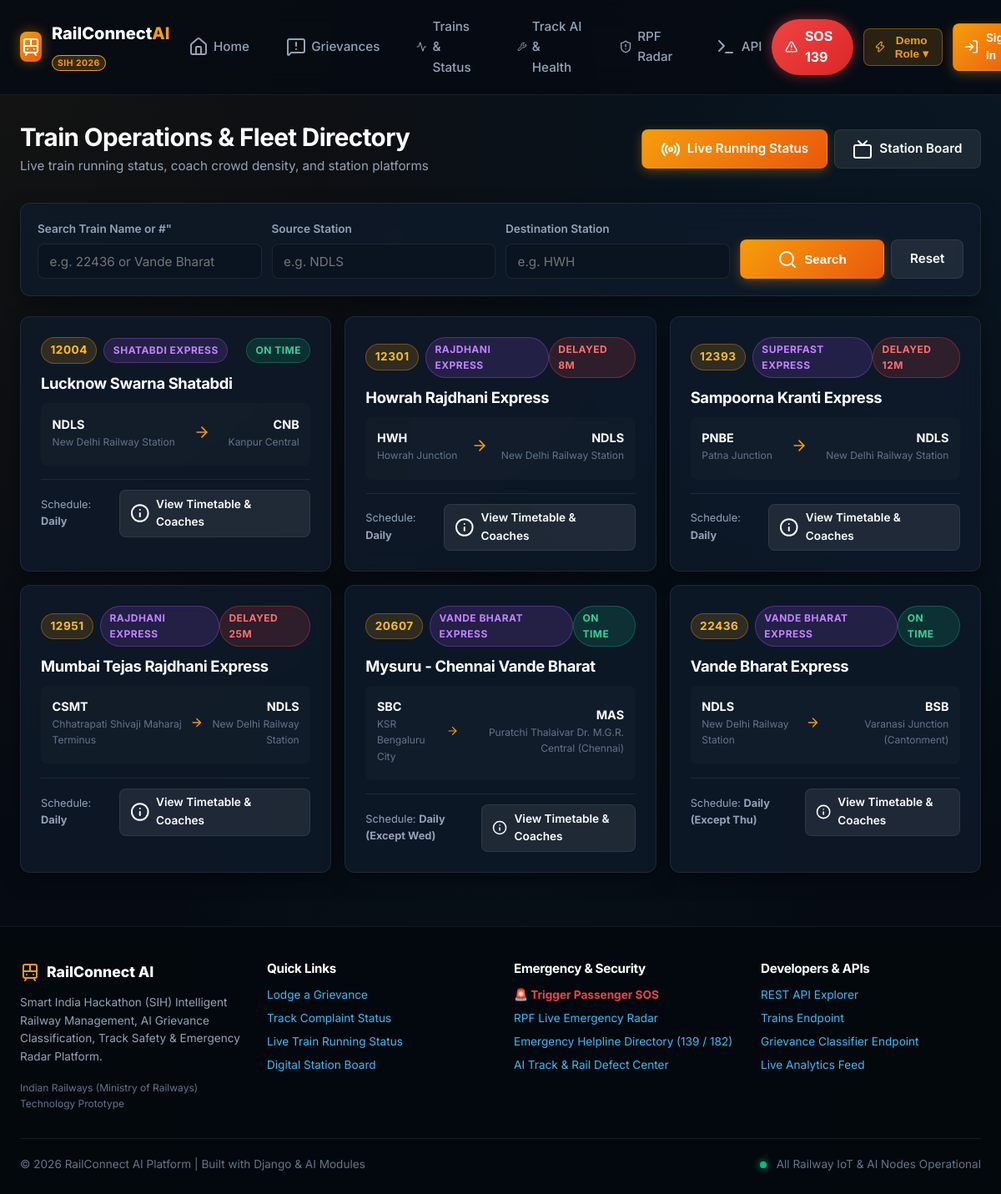
The app's page /trains/ with its own data.
### apps/trains/models.py (models this page shows, shortened)
class Train(models.Model):
    train_number = models.CharField(max_length=10, unique=True)
    name = models.CharField(max_length=150)
    train_type = models.CharField(max_length=30, choices=TrainType.choices, default=TrainType.SUPERFAST)
    source_station = models.ForeignKey(Station, on_delete=models.CASCADE, related_name='departing_trains')
    destination_station = models.ForeignKey(Station, on_delete=models.CASCADE, related_name='arriving_trains')
    runs_on = models.CharField(max_length=50, default="Daily", help_text="e.g. Daily or Mon, Wed, Fri")
    total_coaches = models.PositiveIntegerField(default=18)
    status = models.CharField(max_length=20, choices=TrainStatus.choices, default=TrainStatus.ON_TIME)
    delay_minutes = models.IntegerField(default=0, help_text="Delay in minutes (0 means on time)")
    current_station = models.ForeignKey(Station, on_delete=models.SET_NULL, null=True, blank=True, related_name='trains_currently_here')
    next_station = models.ForeignKey(Station, on_delete=models.SET_NULL, null=True, blank=True, related_name='trains_approaching')
    last_updated = models.DateTimeField(auto_now=True)
    class Meta:
        ordering = ['train_number']

class Station(models.Model):
    name = models.CharField(max_length=150)
    code = models.CharField(max_length=10, unique=True)
    zone = models.CharField(max_length=50, default="NR")
    division = models.CharField(max_length=50, default="Delhi")
    latitude = models.FloatField(blank=True, null=True)
    longitude = models.FloatField(blank=True, null=True)
    number_of_platforms = models.PositiveIntegerField(default=5)
    has_wifi = models.BooleanField(default=True)
    has_medical_booth = models.BooleanField(default=True)
    rpf_post_phone = models.CharField(max_length=20, default="182 / 139")
    class Meta:
        ordering = ['code']

### apps/trains/views.py (the view)
# urls.py: path('', views.train_list_view, name='list'),
def train_list_view(request):
    query = request.GET.get('q', '').strip()
    source_query = request.GET.get('source', '').strip()
    dest_query = request.GET.get('dest', '').strip()
    train_type = request.GET.get('type', '')
    trains = Train.objects.select_related('source_station', 'destination_station', 'current_station', 'next_station').all()
    if query:
        trains = trains.filter(
            Q(train_number__icontains=query) |
            Q(name__icontains=query)
        )
    if source_query:
        trains = trains.filter(
            Q(source_station__code__iexact=source_query) |
            Q(source_station__name__icontains=source_query)
        )
    if dest_query:
        trains = trains.filter(
            Q(destination_station__code__iexact=dest_query) |
            Q(destination_station__name__icontains=dest_query)
        )
    if train_type:
        trains = trains.filter(train_type=train_type)
    stations = Station.objects.all()
    return render(request, 'trains/train_list.html', {
        'trains': trains,
        'stations': stations,
        'query': query,
        'source_query': source_query,
        'dest_query': dest_query,
        'selected_type': train_type,
    })

### templates/trains/train_list.html (shortened to what this page needs)
{% extends 'base.html' %}
{% block content %}
<div class="container" style="padding-top: 2rem; padding-bottom: 4rem;">
    <div class="flex justify-between items-center" style="margin-bottom: 2rem; flex-wrap: wrap; gap: 1rem;">
        <div>
            <h1 style="font-size: 1.85rem; margin-bottom: 0.25rem;">Train Operations & Fleet Directory</h1>
            <p style="color: var(--text-muted); font-size: 0.95rem;">Live train running status, coach crowd density, and station platforms</p>
        </div>
        <div class="flex gap-2">
            <a href="{% url 'trains:live_status' %}" class="btn btn-primary">
                <i data-lucide="radio"></i> Live Running Status
            </a>
            <a href="{% url 'trains:station_board' %}" class="btn btn-secondary">
                <i data-lucide="tv"></i> Station Board
            </a>
        </div>
    </div>
    <div class="card" style="padding: 1.25rem; margin-bottom: 1.5rem;">
        <form method="GET" class="grid gap-3" style="grid-template-columns: repeat(auto-fit, minmax(200px, 1fr)); align-items: end;">
            <div class="form-group" style="margin-bottom: 0;">
                <label class="form-label">Search Train Name or #"</label>
                <input type="text" name="q" value="{{ query }}" class="form-input" placeholder="e.g. 22436 or Vande Bharat">
            </div>
            <div class="form-group" style="margin-bottom: 0;">
                <label class="form-label">Source Station</label>
                <input type="text" name="source" value="{{ source_query }}" class="form-input" placeholder="e.g. NDLS">
            </div>
            <div class="form-group" style="margin-bottom: 0;">
                <label class="form-label">Destination Station</label>
                <input type="text" name="dest" value="{{ dest_query }}" class="form-input" placeholder="e.g. HWH">
            </div>
            <div class="flex gap-2">
                <button type="submit" class="btn btn-primary w-full">
                    <i data-lucide="search"></i> Search
                </button>
                <a href="{% url 'trains:list' %}" class="btn btn-secondary">Reset</a>
            </div>
        </form>
    </div>
    <div class="grid gap-4" style="grid-template-columns: repeat(auto-fit, minmax(350px, 1fr));">
        {% for train in trains %}
            <div class="card">
                <div class="flex justify-between items-center" style="margin-bottom: 0.75rem;">
                    <div class="flex items-center gap-2">
                        <span class="badge badge-warning" style="font-size: 0.85rem;">{{ train.train_number }}</span>
                        <span class="badge badge-purple" style="font-size: 0.75rem;">{{ train.get_train_type_display }}</span>
                    </div>
                    {% if train.delay_minutes > 0 %}
                        <span class="badge badge-danger">Delayed {{ train.delay_minutes }}m</span>
                    {% else %}
                        <span class="badge badge-success">On Time</span>
                    {% endif %}
                </div>
                <h3 style="font-size: 1.15rem; color: #fff; margin-bottom: 0.75rem;">{{ train.name }}</h3>
                <div style="background: rgba(255,255,255,0.02); padding: 0.85rem; border-radius: var(--radius-sm); margin-bottom: 1rem;">
                    <div class="flex justify-between items-center" style="font-size: 0.9rem; margin-bottom: 0.35rem;">
                        <div>
                            <strong style="color: #fff;">{{ train.source_station.code }}</strong>
                            <div style="font-size: 0.75rem; color: var(--text-subtle);">{{ train.source_station.name }}</div>
                        </div>
                        <i data-lucide="arrow-right" style="color: var(--primary); width: 20px;"></i>
                        <div style="text-align: right;">
                            <strong style="color: #fff;">{{ train.destination_station.code }}</strong>
                            <div style="font-size: 0.75rem; color: var(--text-subtle);">{{ train.destination_station.name }}</div>
                        </div>
                    </div>
                </div>
                <div class="flex justify-between items-center" style="font-size: 0.8rem; color: var(--text-muted); border-top: 1px solid var(--border-subtle); padding-top: 0.75rem;">
                    <span>Schedule: <strong>{{ train.runs_on }}</strong></span>
                    <a href="{% url 'trains:detail' train.train_number %}" class="btn btn-secondary btn-sm">
                        <i data-lucide="info"></i> View Timetable & Coaches
                    </a>
                </div>
            </div>
        {% empty %}
            <div class="card" style="grid-column: 1 / -1; text-align: center; padding: 3rem; color: var(--text-subtle);">
                <i data-lucide="train" style="width: 48px; height: 48px; margin: 0 auto 0.75rem; opacity: 0.4;"></i>
                <p>No trains matching your search criteria.</p>
            </div>
        {% endfor %}
    </div>
</div>
{% endblock %}

### static/css/style.css (style rules this page uses)
:root { --bg-main: #060b13; --bg-surface: #0c1626; --bg-card: rgba(15, 27, 45, 0.75); --bg-card-hover: rgba(22, 38, 62, 0.85); --bg-glass: rgba(255, 255, 255, 0.03); --border-subtle: rgba(255, 255, 255, 0.08); --border-accent: rgba(245, 158, 11, 0.4); --border-glow: rgba(56, 189, 248, 0.3); --primary: #f59e0b; --primary-hover: #d97706; --primary-light: rgba(245, 158, 11, 0.15); --secondary: #38bdf8; --secondary-hover: #0284c7; --secondary-light: rgba(56, 189, 248, 0.15); --accent-emerald: #10b981; --accent-ruby: #ef4444; --accent-purple: #a855f7; --text-main: #f1f5f9; --text-muted: #94a3b8; --text-subtle: #64748b; --font-sans: 'Inter', -apple-system, BlinkMacSystemFont, "Segoe UI", Roboto, sans-serif; --radius-sm: 8px; --radius-md: 12px; --radius-lg: 18px; --radius-full: 9999px; --shadow-sm: 0 2px 8px rgba(0, 0, 0, 0.3); --shadow-md: 0 8px 24px rgba(0, 0, 0, 0.4); --shadow-lg: 0 16px 40px rgba(0, 0, 0, 0.6); --shadow-glow: 0 0 25px rgba(245, 158, 11, 0.25); --shadow-ruby: 0 0 25px rgba(239, 68, 68, 0.35); --transition: all 0.25s cubic-bezier(0.4, 0, 0.2, 1); }
* { margin: 0; padding: 0; box-sizing: border-box; }
body { background-color: var(--bg-main); background-image: radial-gradient(at 0% 0%, rgba(245, 158, 11, 0.06) 0px, transparent 50%), radial-gradient(at 100% 0%, rgba(56, 189, 248, 0.08) 0px, transparent 50%), radial-gradient(at 50% 100%, rgba(16, 185, 129, 0.04) 0px, transparent 50%); background-attachment: fixed; color: var(--text-main); font-family: var(--font-sans); line-height: 1.6; min-height: 100vh; display: flex; flex-direction: column; }
h1, h2, h3, h4, h5, h6 { font-weight: 700; color: #ffffff; letter-spacing: -0.02em; line-height: 1.25; }
a { color: var(--secondary); text-decoration: none; transition: var(--transition); }
.container { max-width: 1280px; margin: 0 auto; padding: 0 1.5rem; width: 100%; }
.flex { display: flex; }
.items-center { align-items: center; }
.justify-between { justify-content: space-between; }
.gap-2 { gap: 0.5rem; }
.gap-3 { gap: 0.75rem; }
.gap-4 { gap: 1rem; }
.grid { display: grid; }
.w-full { width: 100%; }
.btn { display: inline-flex; align-items: center; justify-content: center; gap: 0.5rem; padding: 0.65rem 1.35rem; font-size: 0.95rem; font-weight: 600; border-radius: var(--radius-sm); cursor: pointer; border: 1px solid transparent; transition: var(--transition); text-decoration: none; }
.btn-primary { background: linear-gradient(135deg, var(--primary), #ea580c); color: #ffffff; box-shadow: 0 4px 14px rgba(245, 158, 11, 0.3); }
.btn-secondary { background: rgba(255, 255, 255, 0.08); border-color: var(--border-subtle); color: #ffffff; }
.btn-sm { padding: 0.35rem 0.75rem; font-size: 0.85rem; }
.card { background: var(--bg-card); backdrop-filter: blur(16px); -webkit-backdrop-filter: blur(16px); border: 1px solid var(--border-subtle); border-radius: var(--radius-md); padding: 1.5rem; box-shadow: var(--shadow-md); transition: var(--transition); }
.badge { display: inline-flex; align-items: center; gap: 0.35rem; padding: 0.25rem 0.65rem; border-radius: var(--radius-full); font-size: 0.75rem; font-weight: 700; text-transform: uppercase; letter-spacing: 0.04em; }
.badge-critical, .badge-danger { background: rgba(239, 68, 68, 0.15); color: #f87171; border: 1px solid rgba(239, 68, 68, 0.35); }
.badge-high, .badge-warning { background: rgba(245, 158, 11, 0.15); color: #fbbf24; border: 1px solid rgba(245, 158, 11, 0.35); }
.badge-low, .badge-success { background: rgba(16, 185, 129, 0.15); color: #34d399; border: 1px solid rgba(16, 185, 129, 0.35); }
.badge-purple { background: rgba(168, 85, 247, 0.15); color: #c084fc; border: 1px solid rgba(168, 85, 247, 0.35); }
.form-group { margin-bottom: 1.25rem; }
.form-label { display: block; font-size: 0.85rem; font-weight: 600; color: var(--text-muted); margin-bottom: 0.4rem; }
.form-input, .form-select, .form-textarea { width: 100%; background: rgba(10, 19, 33, 0.9); border: 1px solid var(--border-subtle); border-radius: var(--radius-sm); padding: 0.65rem 0.85rem; color: #ffffff; font-size: 0.95rem; font-family: inherit; transition: var(--transition); }

### records on screen
Train: train_number "12004", train_type "SHATABDI EXPRESS", delay_minutes "ON TIME", name "Lucknow Swarna Shatabdi", source_station.code "NDLS", source_station.name "New Delhi Railway Station", destination_station.code "CNB", destination_station.name "Kanpur Central", runs_on "Daily"
Train: train_number "12301", train_type "RAJDHANI EXPRESS", delay_minutes "8", name "Howrah Rajdhani Express", source_station.code "HWH", source_station.name "Howrah Junction", destination_station.code "NDLS", destination_station.name "New Delhi Railway Station", runs_on "Daily"
Train: train_number "12393", train_type "SUPERFAST EXPRESS", delay_minutes "12", name "Sampoorna Kranti Express", source_station.code "PNBE", source_station.name "Patna Junction", destination_station.code "NDLS", destination_station.name "New Delhi Railway Station", runs_on "Daily"
Train: train_number "12951", train_type "RAJDHANI EXPRESS", delay_minutes "25", name "Mumbai Tejas Rajdhani Express", source_station.code "CSMT", source_station.name "Chhatrapati Shivaji Maharaj Terminus", destination_station.code "NDLS", destination_station.name "New Delhi Railway Station", runs_on "Daily"
Train: train_number "20607", train_type "VANDE BHARAT EXPRESS", delay_minutes "ON TIME", name "Mysuru - Chennai Vande Bharat", source_station.code "SBC", source_station.name "KSR Bengaluru City", destination_station.code "MAS", destination_station.name "Puratchi Thalaivar Dr. M.G.R. Central (Chennai)", runs_on "Daily (Except Wed)"
Train: train_number "22436", train_type "VANDE BHARAT EXPRESS", delay_minutes "ON TIME", name "Vande Bharat Express", source_station.code "NDLS", source_station.name "New Delhi Railway Station", destination_station.code "BSB", destination_station.name "Varanasi Junction (Cantonment)", runs_on "Daily (Except Thu)"
